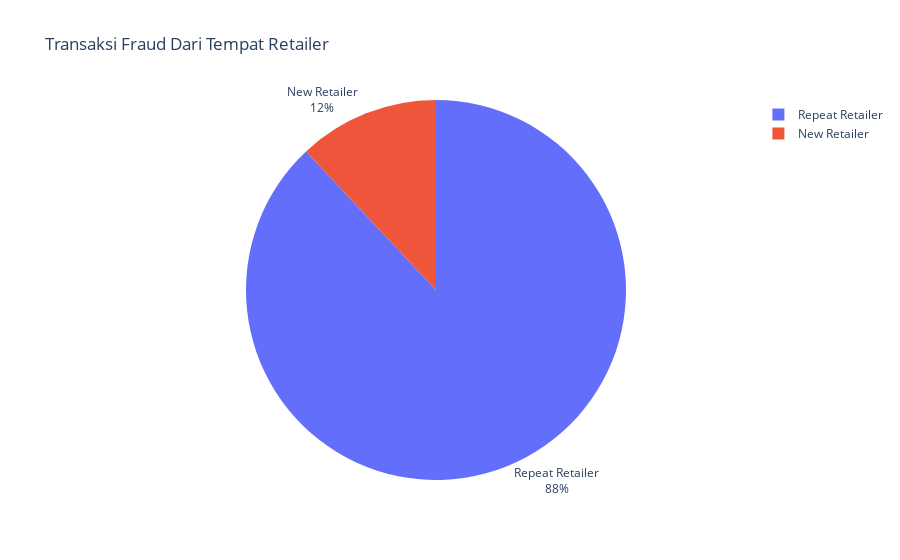

Write notebook code for a chart like this one.
### Code cell
figrt = px.pie(rt_f, values='count', names='repeat_retailer', title='Transaksi Fraud Dari Tempat Retailer')
figrt.update_traces(textposition='outside', textinfo='percent+label')
figrt.show()

### Figure 1 — Plotly figure (JSON) as saved in the notebook; plotly's stock layout.template omitted (floating-point values rounded to 4 significant figures)
{"data": [{"domain": {"x": [0, 1], "y": [0, 1]}, "hovertemplate": "repeat_retailer=%{label}<br>count=%{value}<extra></extra>", "labels": ["New Retailer", "Repeat Retailer"], "legendgroup": "", "name": "", "showlegend": true, "textinfo": "percent+label", "textposition": "outside", "type": "pie", "values": [10478, 76925]}], "layout": {"legend": {"tracegroupgap": 0}, "title": {"text": "Transaksi Fraud Dari Tempat Retailer"}}}
